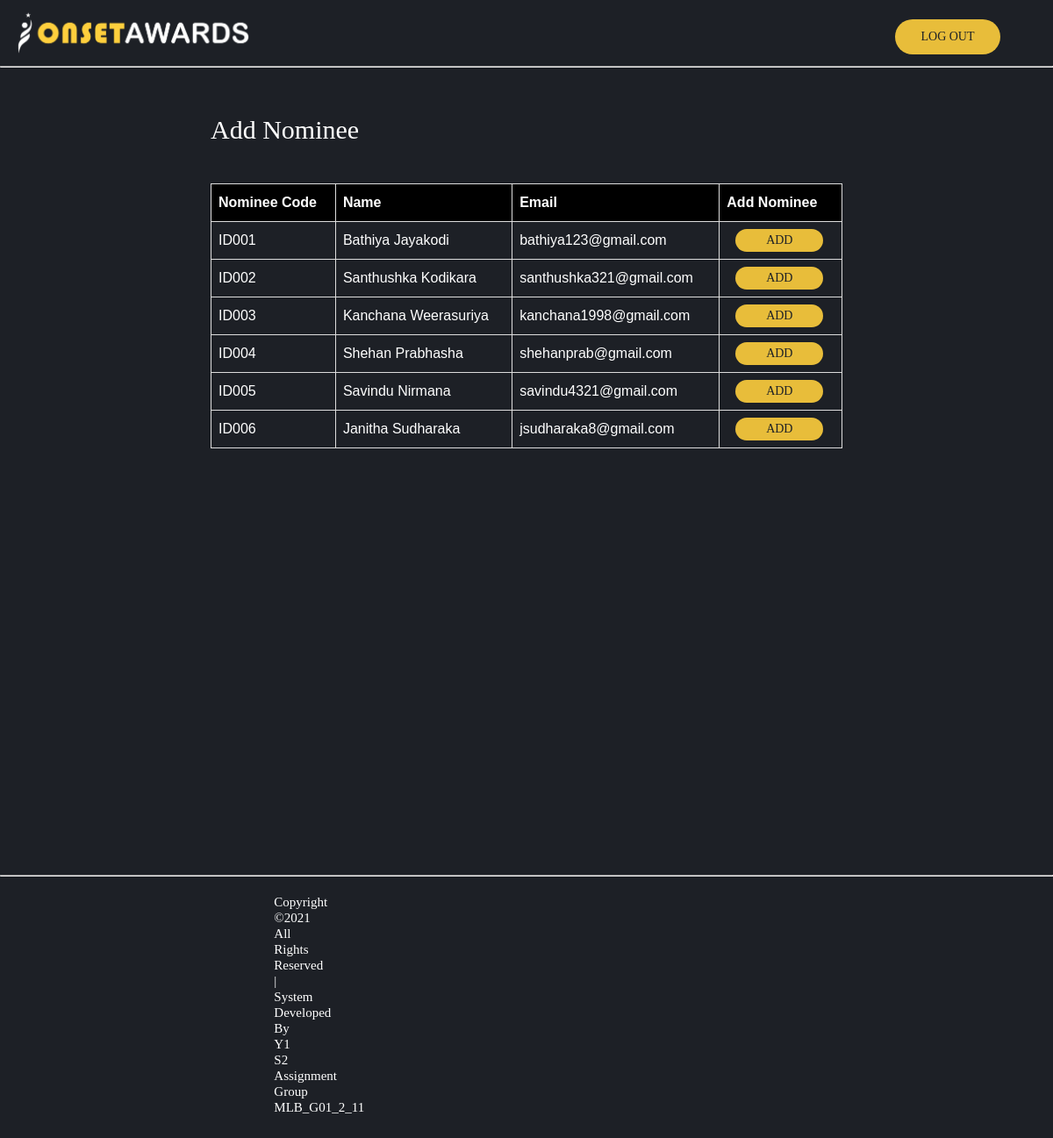
/AddNominee.php, run on the app's committed database.
### tables this page shows
CREATE TABLE `nominee` (
  `fname` varchar(50) NOT NULL,
  `lname` varchar(50) NOT NULL,
  `ncode` varchar(50) NOT NULL,
  `eml` varchar(255) NOT NULL,
  `passwd` varchar(20) NOT NULL
);

### AddNominee.php (the view, shortened to what this page needs)
<?php
include('connection.php');
$sql = 'SELECT * FROM nominee';
$result = mysqli_query($connection, $sql);
$nominee = mysqli_fetch_all($result, MYSQLI_ASSOC);
?>
<!DOCTYPE html>
<html lang="en">
<head>
    <link rel="stylesheet" href="Css/AddNominee.css">
</head>
<body>
    <div class="container">
        <nav>
            <img src="images/r.png" class="logo">
            <button class="logout"><a href="admin logout.php">LOG OUT</a></button>
        </nav>
        <hr>
        <br><br><br>
        <a class="title">Add Nominee</a>
        <br>
        <div class="table">
            <table id="customers">
                <tr>
                    <th>Nominee Code</th>
                    <th>Name</th>
                    <th>Email</th>
                    <th>Add Nominee</th>
                </tr>
                <?php foreach($nominee as $nom): ?>
                <tr>
                    <form action="AddNominee.php" method="POST" role="form">
                        <td><?php echo htmlspecialchars($nom['ncode']); ?></td>
                        <td><?php echo htmlspecialchars($nom['fname']." ".$nom['lname']); ?></td>
                        <td><?php echo htmlspecialchars($nom['eml']); ?></td>
                        <td><input class="add-btn" type="submit" name="add" value="ADD"></td>
                    </form>
                </tr>
                <?php endforeach; ?>
            </table>
        </div>
        <br><br><br><br><br><br><br><br><br><br><br><br><br><br><br><br><br><br><br><br><br><br><br><br><br><br><br>
        <hr class="bottom-hr">
    <p class="copyright">Copyright ©2021 All Rights Reserved | System Developed By Y1 S2 Assignment Group MLB_G01_2_11</p>
        <br>
    </div>
</body>
</html>

### CSS/AddNominee.css (style rules this page uses)
* { margin: 0; padding: 0; }
.container { background: #1d2026; min-height: 100vh; width: 100%; color: #fff; position: relative; }
nav { display: flex; align-items: center; padding: 10px 1%; }
nav .logo { width: 280px; cursor: pointer; }
.title { position: absolute; left: 20%; font-family: poppins; font-size: 30px; }
p.copyright { color: #fff; line-height: 40px; font-size: 15px; font-family: tahoma; line-height: 1.2; margin: 10px 1135px 0px 8cm ; padding: 10px; }
.bottom-hr { margin-top: 0px; }
.logout { position: absolute; right: 5%; background-color: #fecf3d; padding: 12px 4px; margin: 10px 0px 0px 140px; border: none; cursor: pointer; width: 10%; opacity: 0.9; border-radius: 20px; }
.logout a { color: #1d2026; text-decoration: none; font-size: 14px; font-family: Impact; }
#customers { font-family: Arial, Helvetica, sans-serif; border-collapse: collapse; width: 100%; }
#customers td, #customers th { border: 1px solid #ddd; padding: 8px; }
#customers th { padding-top: 12px; padding-bottom: 12px; text-align: left; background-color: black; color: white; }
.table { display: flex; justify-content: center; width: 60%; height: 97%; margin-left: 20%; margin-top: 5%; color: white; }
td input { background-color: #fecf3d; color: #1d2026; padding: 5px 5px; margin-left: 10px; border: none; cursor: pointer; width: 100px; opacity: 0.9; font-family: Impact; border-radius: 20px; font-size: 14px; }

### data on the page
nominee: ncode "ID001", fname+lname "Bathiya Jayakodi", eml "bathiya123@gmail.com"
nominee: ncode "ID002", fname+lname "Santhushka Kodikara", eml "santhushka321@gmail.com"
nominee: ncode "ID003", fname+lname "Kanchana Weerasuriya", eml "kanchana1998@gmail.com"
nominee: ncode "ID004", fname+lname "Shehan Prabhasha", eml "shehanprab@gmail.com"
nominee: ncode "ID005", fname+lname "Savindu Nirmana", eml "savindu4321@gmail.com"
nominee: ncode "ID006", fname+lname "Janitha Sudharaka", eml "jsudharaka8@gmail.com"
